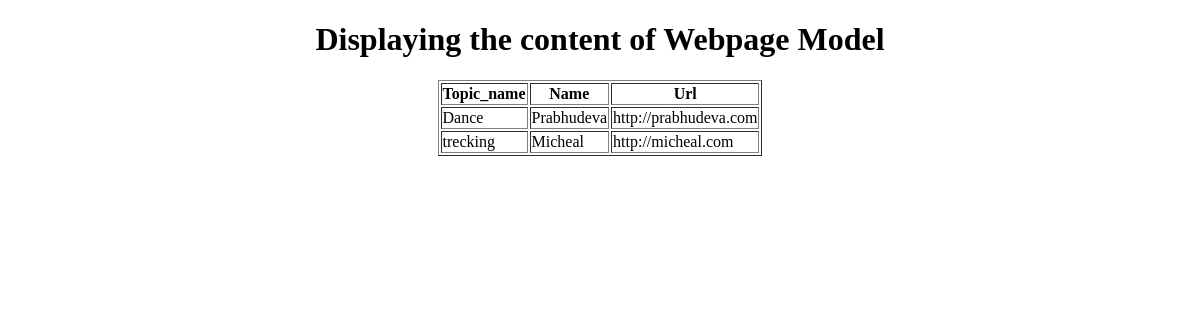
The page /display_webpage/ on the database as committed earlier.
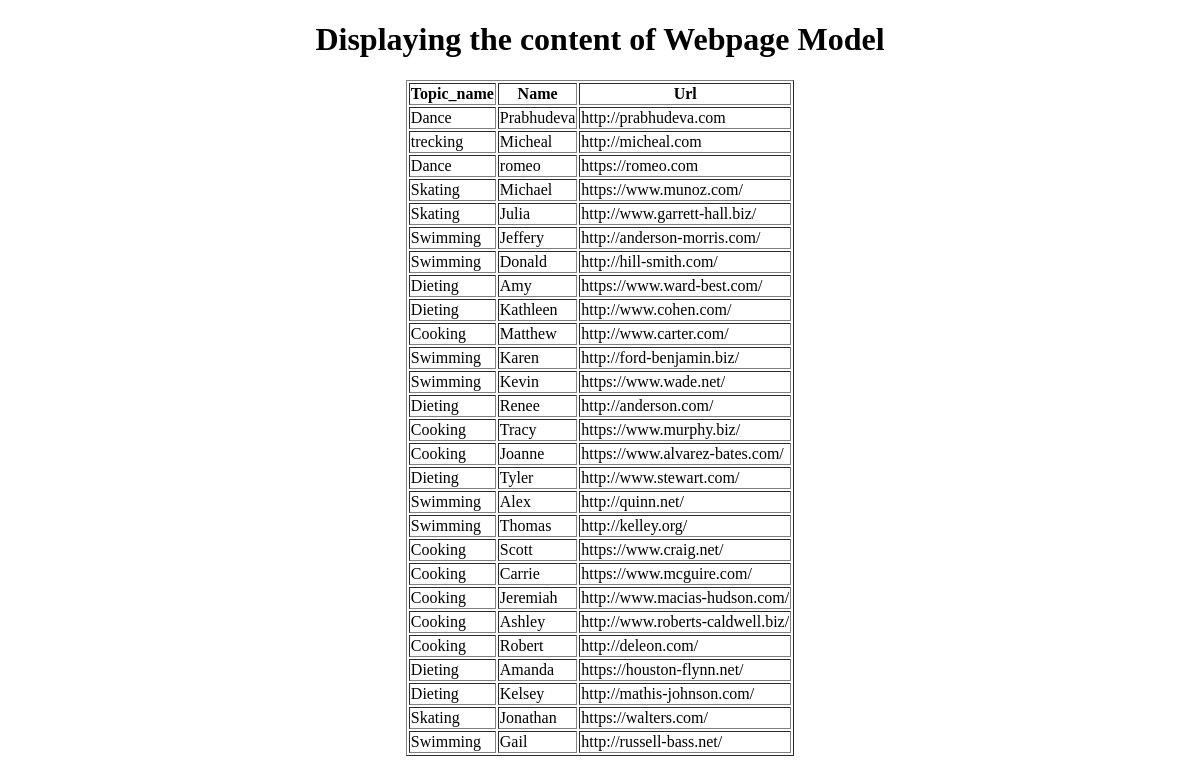
The same page on the database as committed later.
### app/models.py (models this page shows, shortened)
class Webpage(models.Model):
    topic_name=models.ForeignKey(Topic,on_delete=models.CASCADE)
    name=models.CharField(max_length=50,unique=False)
    url=models.URLField(max_length=50,unique=True)

class Topic(models.Model):
    topic_name=models.CharField(max_length=50,primary_key=True)
    def __str__(self):
        return self.topic_name

### app/views.py (the view)
# urls.py: path('display_webpage/',views.display_webpage,name='display_webpage'),
def display_webpage(request):
    webpages=Webpage.objects.all()
    return render(request,'display_webpage.html',context={'webpages':webpages})

### templates/display_webpage.html (shortened to what this page needs)
<!DOCTYPE html>
<html lang="en">
<head>
</head>
<body>
    <center>
        <h1>Displaying the content of Webpage Model</h1>
        <table border="1px">
            <tr><th>Topic_name</th>
                <th>Name</th>
                <th>Url</th>
            </tr>
            {% for webpage in webpages %}
                <tr><td>{{webpage.topic_name}}</td>
                    <td>{{webpage.name}}</td>
                    <td>{{webpage.url}}</td></tr>
            {% endfor %}
        </table>
    </center>
</body>
</html>

Rows that differ between the two databases and show on the page:
added Webpage: topic_name "Dance", name "romeo", url "https://romeo.com"
added Webpage: topic_name "Skating", name "Michael", url "https://www.munoz.com/"
added Webpage: topic_name "Skating", name "Julia", url "http://www.garrett-hall.biz/"
added Webpage: topic_name "Swimming", name "Jeffery", url "http://anderson-morris.com/"
added Webpage: topic_name "Swimming", name "Donald", url "http://hill-smith.com/"
added Webpage: topic_name "Dieting", name "Amy", url "https://www.ward-best.com/"
added Webpage: topic_name "Dieting", name "Kathleen", url "http://www.cohen.com/"
added Webpage: topic_name "Cooking", name "Matthew", url "http://www.carter.com/"
added Webpage: topic_name "Swimming", name "Karen", url "http://ford-benjamin.biz/"
added Webpage: topic_name "Swimming", name "Kevin", url "https://www.wade.net/"
added Webpage: topic_name "Dieting", name "Renee", url "http://anderson.com/"
added Webpage: topic_name "Cooking", name "Tracy", url "https://www.murphy.biz/"
added Webpage: topic_name "Cooking", name "Joanne", url "https://www.alvarez-bates.com/"
added Webpage: topic_name "Dieting", name "Tyler", url "http://www.stewart.com/"
added Webpage: topic_name "Swimming", name "Alex", url "http://quinn.net/"
added Webpage: topic_name "Swimming", name "Thomas", url "http://kelley.org/"
added Webpage: topic_name "Cooking", name "Scott", url "https://www.craig.net/"
added Webpage: topic_name "Cooking", name "Carrie", url "https://www.mcguire.com/"
added Webpage: topic_name "Cooking", name "Jeremiah", url "http://www.macias-hudson.com/"
added Webpage: topic_name "Cooking", name "Ashley", url "http://www.roberts-caldwell.biz/"
added Webpage: topic_name "Cooking", name "Robert", url "http://deleon.com/"
added Webpage: topic_name "Dieting", name "Amanda", url "https://houston-flynn.net/"
added Webpage: topic_name "Dieting", name "Kelsey", url "http://mathis-johnson.com/"
added Webpage: topic_name "Skating", name "Jonathan", url "https://walters.com/"
added Webpage: topic_name "Swimming", name "Gail", url "http://russell-bass.net/"
